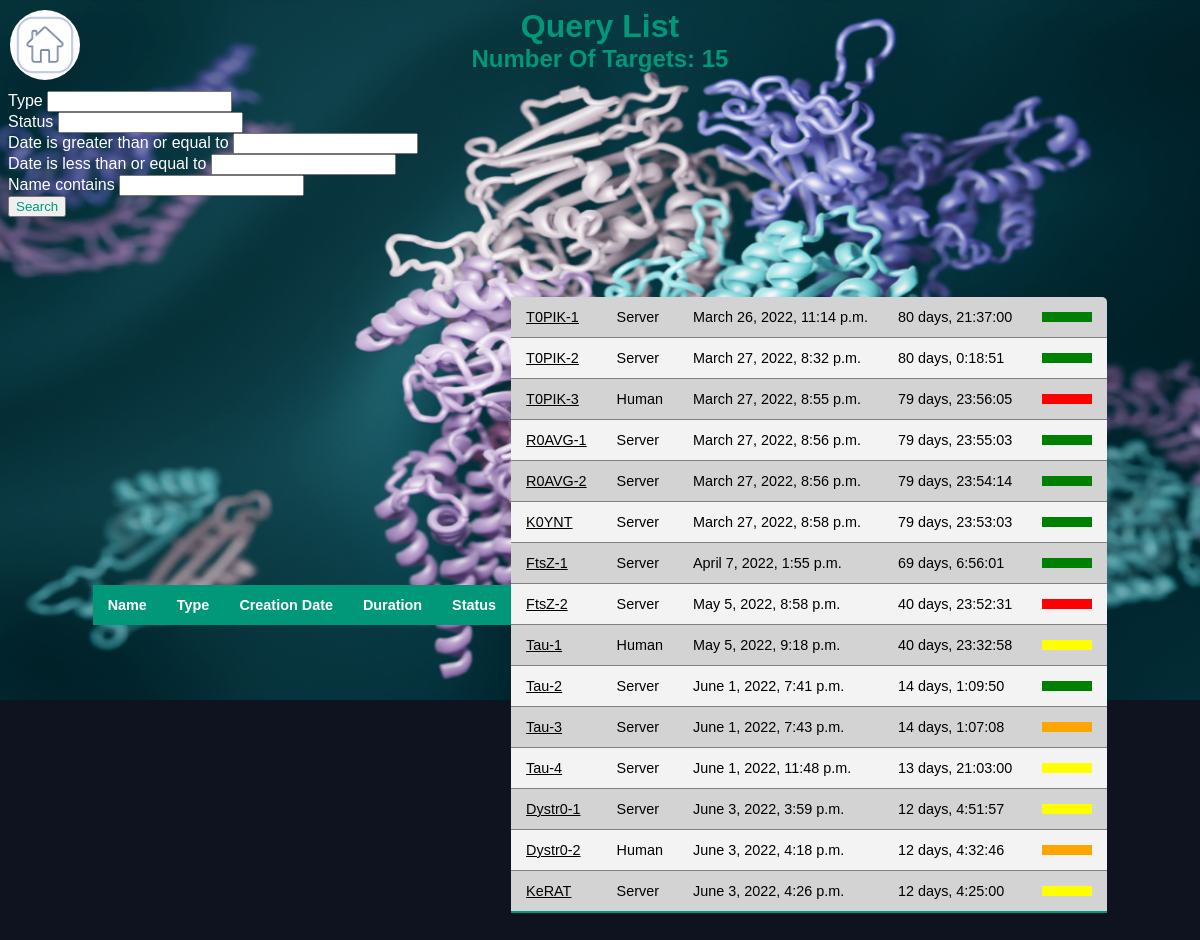
/queries/, run on the app's committed database.
### queries/models.py (models this page shows, shortened)
class Query(models.Model):
    name = models.CharField(max_length=20, default="Unknown")
    data = models.CharField(max_length=200)
    slug = models.SlugField()
    status = models.CharField(default="Running", max_length=10)
    date = models.DateTimeField(default=datetime.now)
    expiration_date = models.DateTimeField(default=expire)
    log = models.TextField(max_length=20000, default="", blank=True)
    prediction = models.CharField(default="Not yet", max_length=20000)
    type = models.CharField(default="Server", max_length=20)
    def is_past_due(self):
        return datetime.now() > self.expiration_date.replace(tzinfo=None)
    def duration(self):
        return datetime.now() - self.date.replace(tzinfo=None) + timedelta(hours=3)

### queries/views.py (the view)
def query_list(request):
    queries = Query.objects.all().order_by('date')
    myFilter = QueryFilter(request.GET, queryset=queries)
    queries = myFilter.qs
    return render(request, r'queries/query_list.html', {'queries': queries, 'curr_date': datetime.now(), 'size': len(queries), 'myFilter': myFilter})

### queries/templates/queries/query_list.html (shortened to what this page needs)
{% extends 'base_layout.html' %}
{% load static %}
{% load widget_tweaks %}
{% block content %}
    <div class="queries">
      <h1><font face = "Verdana">Query List</font></h1>
      <h2 style="color: #009879; font-weight: bold;">Number Of Targets: {{size}}</h2><br>
      <form method="get">
        {% for field in myFilter.form.visible_fields %}
          <div class="form-group">
            <label for="{{ field.id_for_label }}">{{ field.label }}</label>
            {{ field|add_class:'form-control' }}
          </div>
        {% endfor %}
        <button class="form-submit" type="submit">Search</button>
      </form>
      <table class="query-table">
        <thead>
          <tr>
            <th>Name</th>
            <th>Type</th>
            <th>Creation Date</th>
            <th>Duration</th>
            <th>Status</th>
          </tr>
        </thead>
        <tbody>
        {% for query in queries %}
          <tr class="query">
            <td><a href="{% url 'queries:detail' slug=query.slug %}">{{query.name}}</a></td>
            <td>{{query.type}}</td>
            <td>{{query.date}}</td>
            <td>{{query.duration}}</td>
            {% if query.status == 'Success' %}
              <td><div id="rectangle" style="width:50px; height: 10px; background-color:green"></div></td>
            {% elif query.is_past_due %}
              <td><div id="rectangle" style="width:50px; height: 10px; background-color:red"></div></td>
            {% elif query.status == 'Running' %}
              <td><div id="rectangle" style="width:50px; height: 10px; background-color:yellow"></div></td>
            {% else %}
              <td><div id="rectangle" style="width:50px; height: 10px; background-color:orange"></div></td>
            {% endif %}
          </tr>
        {% endfor %}
        </tbody>
      </table>
    </div>
{% endblock %}

### static/styles.css (style rules this page uses)
body { background-color: #0f121f; background-image: url(background.png); background-repeat: no-repeat; background-size: 1500px 700px; background-position: top; color: #fff; }
body * { font-family: 'Quicksand', sans-serif; }
h1, h2, h3, h4, h5 { font-weight: normal; margin: 0; color: black; font-family: 'Quicksand', sans-serif; text-align: center; }
a, a:hover, a:visited { color: #fff; text-decoration: none; }
.query-table { border-collapse: collapse; margin: 80px 0; font-size: 0.9em; min-width: 400px; border-radius: 5px 5px 0 0; overflow: hidden; box-shadow: 0 0 20px rgba(0, 0, 0, 0,45); margin-left: auto; margin-right: auto; }
.query-table thead, .query-table tbody { display: inline-block; }
.query-table thead tr { background-color: #009879; color: #fff; text-align: left; font-weight: bold; }
.query-table th, .query-table td { padding: 12px 15px; }
.query-table tbody tr { border-bottom: 1px solid grey; }
.query-table tbody tr:nth-last-of-type(even) { background-color: #f3f3f3; }
.query-table tbody tr:nth-last-of-type(odd) { background-color: lightgray; }
.query-table tbody tr:last-of-type { border-bottom: 2px solid #009879; }
.query, .query a { color: black; }
.query a { text-decoration: underline; }
.queries h1 { color: #009879; font-weight: bold; }
button { text-align: center; color: #009879; }

### data on the page
Query: name "T0PIK-1", type "Server", date "March 26, 2022, 11:14 p.m.", duration "80 days, 21:37:00", status "Success" (drawn)
Query: name "T0PIK-2", type "Server", date "March 27, 2022, 8:32 p.m.", duration "80 days, 0:18:51", status "Success" (drawn)
Query: name "T0PIK-3", type "Human", date "March 27, 2022, 8:55 p.m.", duration "79 days, 23:56:05"
Query: name "R0AVG-1", type "Server", date "March 27, 2022, 8:56 p.m.", duration "79 days, 23:55:03", status "Success" (drawn)
Query: name "R0AVG-2", type "Server", date "March 27, 2022, 8:56 p.m.", duration "79 days, 23:54:14", status "Success" (drawn)
Query: name "K0YNT", type "Server", date "March 27, 2022, 8:58 p.m.", duration "79 days, 23:53:03", status "Success" (drawn)
Query: name "FtsZ-1", type "Server", date "April 7, 2022, 1:55 p.m.", duration "69 days, 6:56:01", status "Success" (drawn)
Query: name "FtsZ-2", type "Server", date "May 5, 2022, 8:58 p.m.", duration "40 days, 23:52:31"
Query: name "Tau-1", type "Human", date "May 5, 2022, 9:18 p.m.", duration "40 days, 23:32:58", status "Running" (drawn)
Query: name "Tau-2", type "Server", date "June 1, 2022, 7:41 p.m.", duration "14 days, 1:09:50", status "Success" (drawn)
Query: name "Tau-3", type "Server", date "June 1, 2022, 7:43 p.m.", duration "14 days, 1:07:08", status "Failure" (drawn)
Query: name "Tau-4", type "Server", date "June 1, 2022, 11:48 p.m.", duration "13 days, 21:03:00", status "Running" (drawn)
Query: name "Dystr0-1", type "Server", date "June 3, 2022, 3:59 p.m.", duration "12 days, 4:51:57", status "Running" (drawn)
Query: name "Dystr0-2", type "Human", date "June 3, 2022, 4:18 p.m.", duration "12 days, 4:32:46", status "Failure" (drawn)
Query: name "KeRAT", type "Server", date "June 3, 2022, 4:26 p.m.", duration "12 days, 4:25:00", status "Running" (drawn)

### other printed values
{{ size }} "15"
{{ field.label }} "Type" "Status" "Date is greater than or equal to" "Date is less than or equal to" "Name contains"
